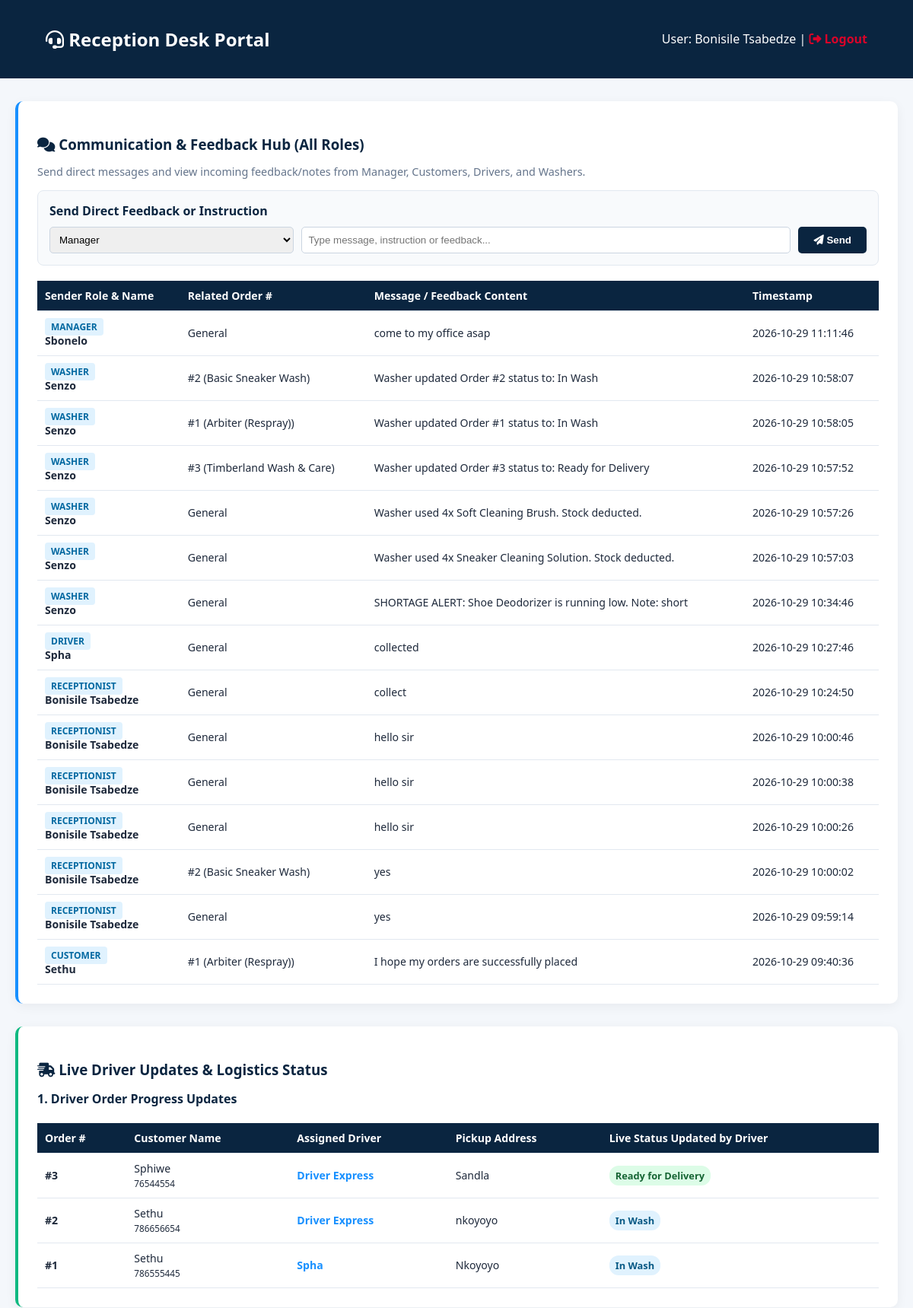
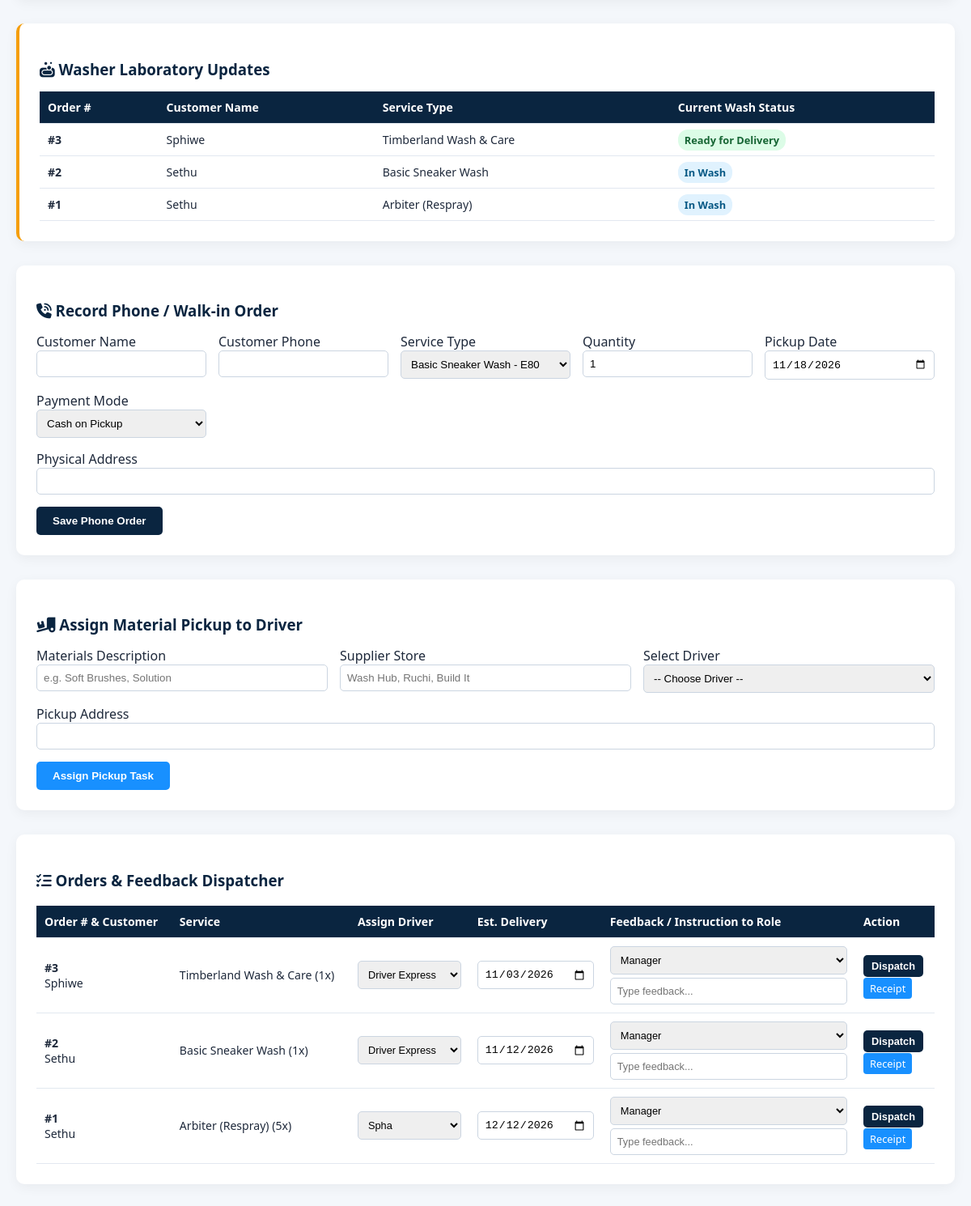
The app's page /wash/dashboard_receptionist.php (signed in) with its own data (2 pictures, top to bottom).
### tables this page shows
CREATE TABLE `role_communications` (
  `id` int(11) NOT NULL,
  `order_id` int(11) DEFAULT NULL,
  `sender_id` int(11) NOT NULL,
  `recipient_role` enum('customer','driver','washer','manager','receptionist') NOT NULL,
  `recipient_id` int(11) DEFAULT NULL,
  `message` text NOT NULL,
  `status` enum('Unread','Read','Actioned') DEFAULT 'Unread',
  `created_at` timestamp NOT NULL DEFAULT current_timestamp()
);

CREATE TABLE `users` (
  `id` int(11) NOT NULL,
  `full_name` varchar(100) NOT NULL,
  `email` varchar(100) NOT NULL,
  `phone` varchar(20) NOT NULL,
  `password` varchar(255) NOT NULL,
  `role` enum('customer','receptionist','driver','manager','washer') DEFAULT 'customer',
  `created_at` timestamp NOT NULL DEFAULT current_timestamp()
);

CREATE TABLE `orders` (
  `id` int(11) NOT NULL,
  `customer_id` int(11) DEFAULT NULL,
  `customer_name` varchar(100) NOT NULL,
  `customer_phone` varchar(20) NOT NULL,
  `service_type` varchar(100) NOT NULL,
  `price_per_unit` decimal(10,2) NOT NULL,
  `quantity` int(11) NOT NULL DEFAULT 1,
  `total_amount` decimal(10,2) NOT NULL,
  `pickup_address` text NOT NULL,
  `pickup_date` date NOT NULL,
  `payment_mode` enum('Cash on Pickup','Mobile Money / EFT','Card on Delivery') NOT NULL,
  `order_type` enum('online','phone_walkin') DEFAULT 'online',
  `status` enum('Pending Pickup','In Wash','Ready for Delivery','Delivered') DEFAULT 'Pending Pickup',
  `driver_id` int(11) DEFAULT NULL,
  `estimated_delivery` date DEFAULT NULL,
  `receptionist_notes` text DEFAULT NULL,
  `created_at` timestamp NOT NULL DEFAULT current_timestamp()
);

### wash/dashboard_receptionist.php (the view, shortened to what this page needs)
<?php
include 'config.php';
$receptionist_id = $_SESSION['user_id'];
$drivers = $conn->query("SELECT id, full_name FROM users WHERE role='driver'");
$driver_list = [];
while($d = $drivers->fetch_assoc()) { $driver_list[] = $d; }
$incoming_messages = $conn->query("SELECT rc.*, u.full_name as sender_name, u.role as sender_role, o.service_type
                                   FROM role_communications rc
                                   JOIN users u ON rc.sender_id = u.id
                                   LEFT JOIN orders o ON rc.order_id = o.id
                                   WHERE rc.recipient_role = 'receptionist' OR rc.sender_id = $receptionist_id
                                   ORDER BY rc.id DESC");
?>
<!DOCTYPE html>
<html lang="en">
<head>
    <link href="https://cdnjs.cloudflare.com/ajax/libs/font-awesome/6.4.0/css/all.min.css" rel="stylesheet">
</head>
<body>
<header>
    <h2><i class="fa-solid fa-headset"></i> Reception Desk Portal</h2>
    <div>User: <?= htmlspecialchars($_SESSION['name']) ?> | <a href="logout.php" style="color:#d90429; font-weight:bold; text-decoration:none;"><i class="fa-solid fa-right-from-bracket"></i> Logout</a></div>
</header>
<div class="container">
    <div class="card" style="border-left: 4px solid #1890ff;">
        <h3 style="color:#0a2540; margin-bottom:10px;"><i class="fa-solid fa-comments"></i> Communication & Feedback Hub (All Roles)</h3>
        <p style="color:#64748b; font-size:0.9rem; margin-bottom:15px;">Send direct messages and view incoming feedback/notes from Manager, Customers, Drivers, and Washers.</p>
        <div style="background: #f8fafc; padding: 15px; border-radius: 8px; border: 1px solid #e2e8f0; margin-bottom: 20px;">
            <h4 style="margin: 0 0 10px 0; color: #0a2540;">Send Direct Feedback or Instruction</h4>
            <form method="POST">
                <div style="display: grid; grid-template-columns: 1fr 2fr auto; gap: 10px;">
                    <select name="target_role" required>
                        <option value="manager">Manager</option>
                    </select>
                    <input type="text" name="general_message" placeholder="Type message, instruction or feedback..." required>
                    <button type="submit" name="send_general_message" style="background:#0a2540;"><i class="fa-solid fa-paper-plane"></i> Send</button>
                </div>
            </form>
        </div>
        <table>
            <thead>
                <tr>
                    <th>Sender Role & Name</th>
                    <th>Related Order #</th>
                    <th>Message / Feedback Content</th>
                    <th>Timestamp</th>
                </tr>
            </thead>
            <tbody>
                <?php if($incoming_messages->num_rows > 0): ?>
                    <?php while($msg = $incoming_messages->fetch_assoc()): ?>
                    <tr>
                        <td>
                            <span class="badge-role"><?= htmlspecialchars($msg['sender_role']) ?></span><br>
                            <strong><?= htmlspecialchars($msg['sender_name']) ?></strong>
                        </td>
                        <td><?= $msg['order_id'] ? '#'.$msg['order_id'].' ('.$msg['service_type'].')' : 'General' ?></td>
                        <td><?= htmlspecialchars($msg['message']) ?></td>
                        <td><?= $msg['created_at'] ?></td>
                    </tr>
                    <?php endwhile; ?>
                <?php else: ?>
                    <tr><td colspan="4" style="text-align:center; color:#64748b;">No messages or feedback logged yet.</td></tr>
                <?php endif; ?>
            </tbody>
        </table>
    </div>
    <div class="card" style="border-left: 4px solid #10b981;">
        <h3 style="color:#0a2540; margin-bottom:10px;"><i class="fa-solid fa-truck-fast"></i> Live Driver Updates & Logistics Status</h3>
        <h4 style="color:#0a2540; margin-top:15px;">1. Driver Order Progress Updates</h4>
        <table>
            <thead>
                <tr>
                    <th>Order #</th>
                    <th>Customer Name</th>
                    <th>Assigned Driver</th>
                    <th>Pickup Address</th>
                    <th>Live Status Updated by Driver</th>
                </tr>
            </thead>
            <tbody>
                <?php
                $orders_driver_view = $conn->query("SELECT o.*, u.full_name as driver_name FROM orders o LEFT JOIN users u ON o.driver_id = u.id ORDER BY o.id DESC");
                while($ord_row = $orders_driver_view->fetch_assoc()):
                ?>
                <tr>
                    <td><strong>#<?= $ord_row['id'] ?></strong></td>
                    <td><?= htmlspecialchars($ord_row['customer_name']) ?><br><small><?= htmlspecialchars($ord_row['customer_phone']) ?></small></td>
                    <td><strong style="color:#1890ff;"><?= $ord_row['driver_name'] ? htmlspecialchars($ord_row['driver_name']) : 'Unassigned' ?></strong></td>
                    <td><?= htmlspecialchars($ord_row['pickup_address']) ?></td>
                    <td><span class="status-badge status-<?= explode(' ', $ord_row['status'])[0] ?>"><?= htmlspecialchars($ord_row['status']) ?></span></td>
                </tr>
                <?php endwhile; ?>
            </tbody>
        </table>
    </div>
    <div class="card" style="border-left: 4px solid #f59e0b;">
        <h3 style="color:#0a2540; margin-bottom:10px;"><i class="fa-solid fa-soap"></i> Washer Laboratory Updates</h3>
        <table>
            <thead><tr><th>Order #</th><th>Customer Name</th><th>Service Type</th><th>Current Wash Status</th></tr></thead>
            <tbody>
                <?php
                $washer_orders = $conn->query("SELECT * FROM orders WHERE status IN ('In Wash', 'Ready for Delivery') ORDER BY id DESC");
                if($washer_orders->num_rows > 0):
                    while($wo = $washer_orders->fetch_assoc()):
                ?>
                <tr>
                    <td><strong>#<?= $wo['id'] ?></strong></td>
                    <td><?= htmlspecialchars($wo['customer_name']) ?></td>
                    <td><?= htmlspecialchars($wo['service_type']) ?></td>
                    <td><span class="status-badge status-<?= explode(' ', $wo['status'])[0] ?>"><?= htmlspecialchars($wo['status']) ?></span></td>
                </tr>
                <?php endwhile; else: ?>
                    <tr><td colspan="4" style="text-align:center; color:#64748b;">No active washer updates at this moment.</td></tr>
                <?php endif; ?>
            </tbody>
        </table>
    </div>
    <div class="card">
        <h3 style="color:#0a2540; margin-bottom:15px;"><i class="fa-solid fa-phone-volume"></i> Record Phone / Walk-in Order</h3>
        <form method="POST">
            <div class="form-grid">
                <div><label>Customer Name</label><input type="text" name="customer_name" required></div>
                <div><label>Customer Phone</label><input type="text" name="customer_phone" required></div>
                <div>
                    <label>Service Type</label>
                    <select name="service_type" required>
                        <option value="Basic Sneaker Wash|80">Basic Sneaker Wash - E80</option>
                    </select>
                </div>
                <div><label>Quantity</label><input type="number" name="quantity" value="1" min="1" required></div>
                <div><label>Pickup Date</label><input type="date" name="pickup_date" value="<?= date('Y-m-d') ?>" required></div>
                <div>
                    <label>Payment Mode</label>
                    <select name="payment_mode"><option value="Cash on Pickup">Cash on Pickup</option><option value="Mobile Money / EFT">Mobile Money / EFT</option></select>
                </div>
            </div>
            <div style="margin-top:15px;"><label>Physical Address</label><input type="text" name="pickup_address" required></div>
            <button type="submit" name="phone_order" style="margin-top:15px;">Save Phone Order</button>
        </form>
    </div>
    <div class="card">
        <h3 style="color:#0a2540; margin-bottom:15px;"><i class="fa-solid fa-truck-ramp-box"></i> Assign Material Pickup to Driver</h3>
        <form method="POST">
            <div class="form-grid">
                <div><label>Materials Description</label><input type="text" name="item_description" placeholder="e.g. Soft Brushes, Solution" required></div>
                <div><label>Supplier Store</label><input type="text" name="supplier_store" placeholder="Wash Hub, Ruchi, Build It" required></div>
                <div>
                    <label>Select Driver</label>
                    <select name="driver_id" required>
                        <option value="">-- Choose Driver --</option>
                    </select>
                </div>
            </div>
            <div style="margin-top:15px;"><label>Pickup Address</label><input type="text" name="pickup_address" required></div>
            <button type="submit" name="assign_material_pickup" style="margin-top:15px; background:#1890ff;">Assign Pickup Task</button>
        </form>
    </div>
    <div class="card">
        <h3 style="color:#0a2540;"><i class="fa-solid fa-list-check"></i> Orders & Feedback Dispatcher</h3>
        <table>
            <thead>
                <tr>
                    <th>Order # & Customer</th>
                    <th>Service</th>
                    <th>Assign Driver</th>
                    <th>Est. Delivery</th>
                    <th>Feedback / Instruction to Role</th>
                    <th>Action</th>
                </tr>
            </thead>
            <tbody>
                <?php
                $orders_dispatch = $conn->query("SELECT o.*, u.full_name as driver_name FROM orders o LEFT JOIN users u ON o.driver_id = u.id ORDER BY o.id DESC");
                while($row = $orders_dispatch->fetch_assoc()):
                ?>
                <tr>
                    <form method="POST">
                        <td><strong>#<?= $row['id'] ?></strong><br><?= htmlspecialchars($row['customer_name']) ?></td>
                        <td><?= htmlspecialchars($row['service_type']) ?> (<?= $row['quantity'] ?>x)</td>
                        <td>
                            <select name="driver_id" style="font-size:0.8rem;">
                                <?php foreach($driver_list as $dr): ?><option value="<?= $dr['id'] ?>" <?= $row['driver_id'] == $dr['id'] ? 'selected' : '' ?>><?= htmlspecialchars($dr['full_name']) ?></option><?php endforeach; ?>
                            </select>
                        </td>
                        <td><input type="date" name="estimated_delivery" value="<?= htmlspecialchars($row['estimated_delivery'] ?? '') ?>"></td>
                        <td>
                            <select name="target_role" style="font-size:0.8rem; margin-bottom:4px;">
                                <option value="manager">Manager</option>
                            </select>
                            <input type="text" name="feedback_message" value="<?= htmlspecialchars($row['receptionist_notes'] ?? '') ?>" placeholder="Type feedback..." style="font-size:0.8rem;">
                        </td>
                        <td>
                            <button type="submit" name="update_order" style="padding:6px 10px; font-size:0.8rem; margin-bottom:4px;">Dispatch</button><br>
                            <a href="print_receipt.php?id=<?= $row['id'] ?>" target="_blank" style="background:#1890ff; color:white; padding:4px 8px; border-radius:4px; text-decoration:none; font-size:0.8rem;">Receipt</a>
                        </td>
                    </form>
                </tr>
                <?php endwhile; ?>
            </tbody>
        </table>
    </div>
</div>
</body>
</html>

### wash/dashboard_receptionist.php (style rules this page uses)
body { font-family: 'Segoe UI', sans-serif; background: #f4f7fb; margin: 0; color: #1e293b; }
header { background: #0a2540; color: white; padding: 15px 5%; display: flex; justify-content: space-between; align-items: center; }
.container { max-width: 1250px; margin: 30px auto; padding: 0 20px; }
.card { background: white; padding: 25px; border-radius: 10px; box-shadow: 0 4px 15px rgba(0,0,0,0.05); margin-bottom: 30px; }
.form-grid { display: grid; grid-template-columns: repeat(auto-fit, minmax(200px, 1fr)); gap: 15px; }
input, select, textarea { width: 100%; padding: 8px; border: 1px solid #cbd5e1; border-radius: 5px; box-sizing: border-box; }
button { background: #0a2540; color: white; padding: 10px 20px; border: none; border-radius: 5px; cursor: pointer; font-weight: bold; }
table { width: 100%; border-collapse: collapse; margin-top: 15px; font-size: 0.88rem; }
th, td { padding: 10px; border-bottom: 1px solid #e2e8f0; text-align: left; }
th { background: #0a2540; color: white; }
.badge-role { padding: 3px 8px; border-radius: 4px; font-size: 0.75rem; font-weight: bold; text-transform: uppercase; background: #e0f2fe; color: #0369a1; }
.status-badge { padding: 4px 8px; border-radius: 12px; font-size: 0.8rem; font-weight: bold; }
.status-In { background: #e0f2fe; color: #075985; }
.status-Ready { background: #dcfce7; color: #166534; }

### records on screen
role_communications: sender.role "MANAGER", sender.full_name "Sbonelo", shows "General", message "come to my office asap", created_at "2026-10-29 11:11:46"
role_communications: sender.role "WASHER", sender.full_name "Senzo", order "2", order.service_type "Basic Sneaker Wash", message "Washer updated Order #2 status to: In Wash", created_at "2026-10-29 10:58:07"
role_communications: sender.role "WASHER", sender.full_name "Senzo", order "1", order.service_type "Arbiter (Respray)", message "Washer updated Order #1 status to: In Wash", created_at "2026-10-29 10:58:05"
role_communications: sender.role "WASHER", sender.full_name "Senzo", order "3", order.service_type "Timberland Wash & Care", message "Washer updated Order #3 status to: Ready for Delivery", created_at "2026-10-29 10:57:52"
role_communications: sender.role "WASHER", sender.full_name "Senzo", shows "General", message "Washer used 4x Soft Cleaning Brush. Stock deducted.", created_at "2026-10-29 10:57:26"
role_communications: sender.role "WASHER", sender.full_name "Senzo", shows "General", message "Washer used 4x Sneaker Cleaning Solution. Stock deducted.", created_at "2026-10-29 10:57:03"
role_communications: sender.role "WASHER", sender.full_name "Senzo", shows "General", message "SHORTAGE ALERT: Shoe Deodorizer is running low. Note: short", created_at "2026-10-29 10:34:46"
role_communications: sender.role "DRIVER", sender.full_name "Spha", shows "General", message "collected", created_at "2026-10-29 10:27:46"
role_communications: sender.role "RECEPTIONIST", sender.full_name "Bonisile Tsabedze", shows "General", message "collect", created_at "2026-10-29 10:24:50"
role_communications: sender.role "RECEPTIONIST", sender.full_name "Bonisile Tsabedze", shows "General", message "hello sir", created_at "2026-10-29 10:00:46"
role_communications: sender.role "RECEPTIONIST", sender.full_name "Bonisile Tsabedze", shows "General", message "hello sir", created_at "2026-10-29 10:00:38"
role_communications: sender.role "RECEPTIONIST", sender.full_name "Bonisile Tsabedze", shows "General", message "hello sir", created_at "2026-10-29 10:00:26"
role_communications: sender.role "RECEPTIONIST", sender.full_name "Bonisile Tsabedze", order "2", order.service_type "Basic Sneaker Wash", message "yes", created_at "2026-10-29 10:00:02"
role_communications: sender.role "RECEPTIONIST", sender.full_name "Bonisile Tsabedze", shows "General", message "yes", created_at "2026-10-29 09:59:14"
role_communications: sender.role "CUSTOMER", sender.full_name "Sethu", order "1", order.service_type "Arbiter (Respray)", message "I hope my orders are successfully placed", created_at "2026-10-29 09:40:36"
orders: id "3", customer_name "Sphiwe", customer_phone "76544554", driver.full_name "Driver Express", pickup_address "Sandla", status "Ready for Delivery", service_type "Timberland Wash & Care", quantity "1", driver_id "Driver Express", estimated_delivery "11/03/2026"
orders: id "2", customer_name "Sethu", customer_phone "786656654", driver.full_name "Driver Express", pickup_address "nkoyoyo", status "In Wash", service_type "Basic Sneaker Wash", quantity "1", driver_id "Driver Express", estimated_delivery "11/12/2026"
orders: id "1", customer_name "Sethu", customer_phone "786555445", driver.full_name "Spha", pickup_address "Nkoyoyo", status "In Wash", service_type "Arbiter (Respray)", quantity "5", driver_id "Spha", estimated_delivery "12/12/2026"

### other values on screen
$_SESSION['name'] "Bonisile Tsabedze"
